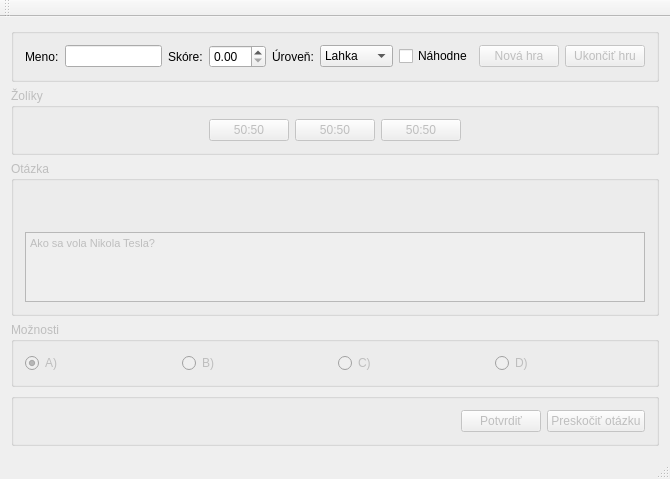
<?xml version="1.0" encoding="UTF-8"?>
<ui version="4.0">
 <class>zad8Class</class>
 <widget class="QMainWindow" name="zad8Class">
  <property name="enabled">
   <bool>true</bool>
  </property>
  <property name="geometry">
   <rect>
    <x>0</x>
    <y>0</y>
    <width>670</width>
    <height>479</height>
   </rect>
  </property>
  <property name="windowTitle">
   <string>zad8</string>
  </property>
  <widget class="QWidget" name="centralWidget">
   <layout class="QVBoxLayout" name="verticalLayout">
    <item>
     <widget class="QGroupBox" name="groupBox">
      <property name="enabled">
       <bool>true</bool>
      </property>
      <property name="title">
       <string/>
      </property>
      <layout class="QHBoxLayout" name="horizontalLayout_2">
       <item>
        <widget class="QLabel" name="label_2">
         <property name="text">
          <string>Meno:</string>
         </property>
        </widget>
       </item>
       <item>
        <widget class="QLineEdit" name="Meno">
         <property name="inputMask">
          <string/>
         </property>
        </widget>
       </item>
       <item>
        <widget class="QLabel" name="label">
         <property name="text">
          <string>Skóre:</string>
         </property>
        </widget>
       </item>
       <item>
        <widget class="QDoubleSpinBox" name="Score"/>
       </item>
       <item>
        <widget class="QLabel" name="label_3">
         <property name="text">
          <string>Úroveň:</string>
         </property>
        </widget>
       </item>
       <item>
        <widget class="QComboBox" name="Uroven">
         <property name="currentText">
          <string>Lahka</string>
         </property>
         <item>
          <property name="text">
           <string>Lahka</string>
          </property>
         </item>
         <item>
          <property name="text">
           <string>Stredna</string>
          </property>
         </item>
         <item>
          <property name="text">
           <string>Tazka</string>
          </property>
         </item>
        </widget>
       </item>
       <item>
        <widget class="QCheckBox" name="Nahodne">
         <property name="enabled">
          <bool>true</bool>
         </property>
         <property name="text">
          <string>Náhodne</string>
         </property>
         <property name="checked">
          <bool>false</bool>
         </property>
        </widget>
       </item>
       <item>
        <widget class="QPushButton" name="NovaHra">
         <property name="enabled">
          <bool>false</bool>
         </property>
         <property name="text">
          <string>Nová hra</string>
         </property>
        </widget>
       </item>
       <item>
        <widget class="QPushButton" name="UkoncitHru">
         <property name="enabled">
          <bool>false</bool>
         </property>
         <property name="text">
          <string>Ukončiť hru</string>
         </property>
        </widget>
       </item>
      </layout>
     </widget>
    </item>
    <item>
     <widget class="QGroupBox" name="zoliky">
      <property name="enabled">
       <bool>false</bool>
      </property>
      <property name="title">
       <string>Žolíky</string>
      </property>
      <layout class="QHBoxLayout" name="horizontalLayout">
       <item>
        <spacer name="horizontalSpacer">
         <property name="orientation">
          <enum>Qt::Horizontal</enum>
         </property>
         <property name="sizeHint" stdset="0">
          <size>
           <width>40</width>
           <height>20</height>
          </size>
         </property>
        </spacer>
       </item>
       <item>
        <widget class="QPushButton" name="zol_0">
         <property name="text">
          <string>50:50</string>
         </property>
        </widget>
       </item>
       <item>
        <widget class="QPushButton" name="zol_1">
         <property name="text">
          <string>50:50</string>
         </property>
        </widget>
       </item>
       <item>
        <widget class="QPushButton" name="zol_2">
         <property name="text">
          <string>50:50</string>
         </property>
        </widget>
       </item>
       <item>
        <spacer name="horizontalSpacer_2">
         <property name="orientation">
          <enum>Qt::Horizontal</enum>
         </property>
         <property name="sizeHint" stdset="0">
          <size>
           <width>40</width>
           <height>20</height>
          </size>
         </property>
        </spacer>
       </item>
      </layout>
     </widget>
    </item>
    <item>
     <widget class="QGroupBox" name="OtazkaBox">
      <property name="enabled">
       <bool>false</bool>
      </property>
      <property name="title">
       <string>Otázka</string>
      </property>
      <layout class="QVBoxLayout" name="verticalLayout_2">
       <item>
        <spacer name="verticalSpacer">
         <property name="orientation">
          <enum>Qt::Vertical</enum>
         </property>
         <property name="sizeHint" stdset="0">
          <size>
           <width>20</width>
           <height>211</height>
          </size>
         </property>
        </spacer>
       </item>
       <item>
        <widget class="QTextEdit" name="OtazkaText">
         <property name="html">
          <string>&lt;!DOCTYPE HTML PUBLIC &quot;-//W3C//DTD HTML 4.0//EN&quot; &quot;http://www.w3.org/TR/REC-html40/strict.dtd&quot;&gt;
&lt;html&gt;&lt;head&gt;&lt;meta name=&quot;qrichtext&quot; content=&quot;1&quot; /&gt;&lt;style type=&quot;text/css&quot;&gt;
p, li { white-space: pre-wrap; }
&lt;/style&gt;&lt;/head&gt;&lt;body style=&quot; font-family:'MS Shell Dlg 2'; font-size:8.25pt; font-weight:400; font-style:normal;&quot;&gt;
&lt;p style=&quot; margin-top:0px; margin-bottom:0px; margin-left:0px; margin-right:0px; -qt-block-indent:0; text-indent:0px;&quot;&gt;Ako sa vola Nikola Tesla?&lt;/p&gt;&lt;/body&gt;&lt;/html&gt;</string>
         </property>
        </widget>
       </item>
      </layout>
     </widget>
    </item>
    <item>
     <widget class="QGroupBox" name="Moznosti">
      <property name="enabled">
       <bool>false</bool>
      </property>
      <property name="title">
       <string>Možnosti</string>
      </property>
      <layout class="QHBoxLayout" name="horizontalLayout_3">
       <item>
        <widget class="QRadioButton" name="radioButton_A">
         <property name="text">
          <string>A)</string>
         </property>
         <property name="checked">
          <bool>true</bool>
         </property>
         <attribute name="buttonGroup">
          <string notr="true">buttonGroup</string>
         </attribute>
        </widget>
       </item>
       <item>
        <widget class="QRadioButton" name="radioButton_B">
         <property name="text">
          <string>B)</string>
         </property>
         <attribute name="buttonGroup">
          <string notr="true">buttonGroup</string>
         </attribute>
        </widget>
       </item>
       <item>
        <widget class="QRadioButton" name="radioButton_C">
         <property name="text">
          <string>C)</string>
         </property>
         <attribute name="buttonGroup">
          <string notr="true">buttonGroup</string>
         </attribute>
        </widget>
       </item>
       <item>
        <widget class="QRadioButton" name="radioButton_D">
         <property name="text">
          <string>D)</string>
         </property>
         <attribute name="buttonGroup">
          <string notr="true">buttonGroup</string>
         </attribute>
        </widget>
       </item>
      </layout>
     </widget>
    </item>
    <item>
     <widget class="QGroupBox" name="PotvrdBox">
      <property name="enabled">
       <bool>false</bool>
      </property>
      <property name="title">
       <string/>
      </property>
      <layout class="QHBoxLayout" name="horizontalLayout_4">
       <item>
        <spacer name="horizontalSpacer_3">
         <property name="orientation">
          <enum>Qt::Horizontal</enum>
         </property>
         <property name="sizeHint" stdset="0">
          <size>
           <width>40</width>
           <height>20</height>
          </size>
         </property>
        </spacer>
       </item>
       <item>
        <widget class="QPushButton" name="Potvrdit">
         <property name="text">
          <string>Potvrdiť</string>
         </property>
        </widget>
       </item>
       <item>
        <widget class="QPushButton" name="Preskocit">
         <property name="text">
          <string>Preskočiť otázku</string>
         </property>
        </widget>
       </item>
      </layout>
     </widget>
    </item>
   </layout>
  </widget>
  <widget class="QMenuBar" name="menuBar">
   <property name="geometry">
    <rect>
     <x>0</x>
     <y>0</y>
     <width>670</width>
     <height>21</height>
    </rect>
   </property>
  </widget>
  <widget class="QToolBar" name="mainToolBar">
   <attribute name="toolBarArea">
    <enum>TopToolBarArea</enum>
   </attribute>
   <attribute name="toolBarBreak">
    <bool>false</bool>
   </attribute>
  </widget>
  <widget class="QStatusBar" name="statusBar"/>
 </widget>
 <layoutdefault spacing="6" margin="11"/>
 <resources>
  <include location="zad8.qrc"/>
 </resources>
 <connections/>
 <buttongroups>
  <buttongroup name="buttonGroup"/>
 </buttongroups>
</ui>
